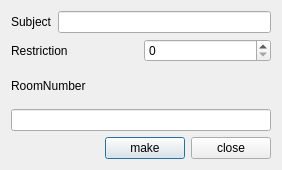
<?xml version="1.0" encoding="UTF-8"?>
<ui version="4.0">
 <class>MakeRoom</class>
 <widget class="QDialog" name="MakeRoom">
  <property name="geometry">
   <rect>
    <x>0</x>
    <y>0</y>
    <width>282</width>
    <height>170</height>
   </rect>
  </property>
  <property name="windowTitle">
   <string>Dialog</string>
  </property>
  <layout class="QVBoxLayout" name="verticalLayout">
   <item>
    <layout class="QHBoxLayout" name="horizontalLayout">
     <item>
      <widget class="QLabel" name="label">
       <property name="text">
        <string>Subject</string>
       </property>
      </widget>
     </item>
     <item>
      <widget class="QLineEdit" name="lineEdit_subject"/>
     </item>
    </layout>
   </item>
   <item>
    <layout class="QHBoxLayout" name="horizontalLayout_2">
     <item>
      <widget class="QLabel" name="label_2">
       <property name="text">
        <string>Restriction</string>
       </property>
      </widget>
     </item>
     <item>
      <widget class="QSpinBox" name="numStudent"/>
     </item>
    </layout>
   </item>
   <item>
    <widget class="QLabel" name="label_3">
     <property name="text">
      <string>RoomNumber</string>
     </property>
    </widget>
   </item>
   <item>
    <widget class="QLineEdit" name="lineEdit_room"/>
   </item>
   <item>
    <layout class="QHBoxLayout" name="horizontalLayout_3">
     <item>
      <spacer name="horizontalSpacer_3">
       <property name="orientation">
        <enum>Qt::Horizontal</enum>
       </property>
       <property name="sizeHint" stdset="0">
        <size>
         <width>40</width>
         <height>20</height>
        </size>
       </property>
      </spacer>
     </item>
     <item>
      <widget class="QPushButton" name="pushButton_makeRoom">
       <property name="text">
        <string>make</string>
       </property>
      </widget>
     </item>
     <item>
      <widget class="QPushButton" name="pushButton_close">
       <property name="text">
        <string>close</string>
       </property>
      </widget>
     </item>
    </layout>
   </item>
  </layout>
 </widget>
 <resources/>
 <connections/>
</ui>
